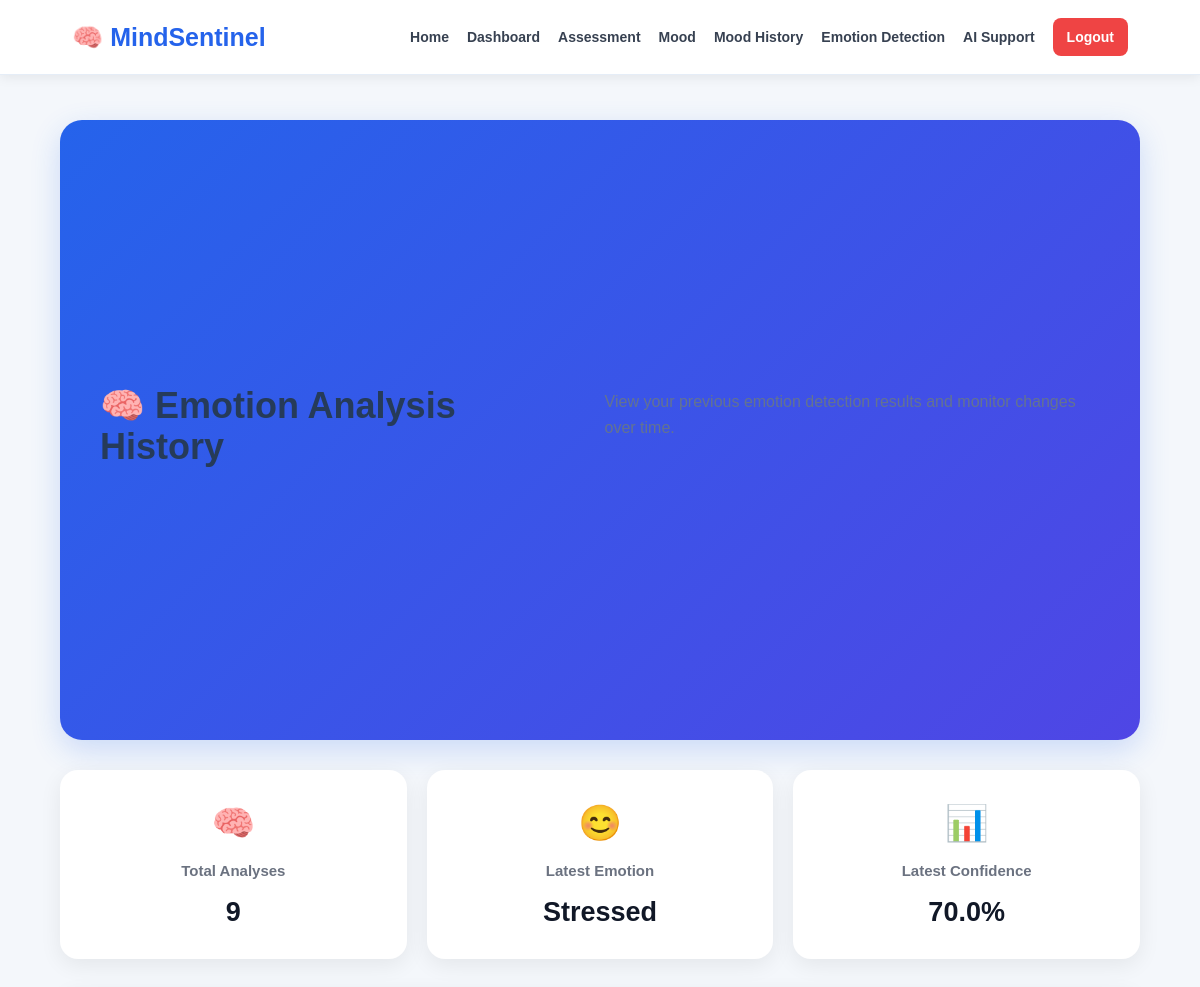
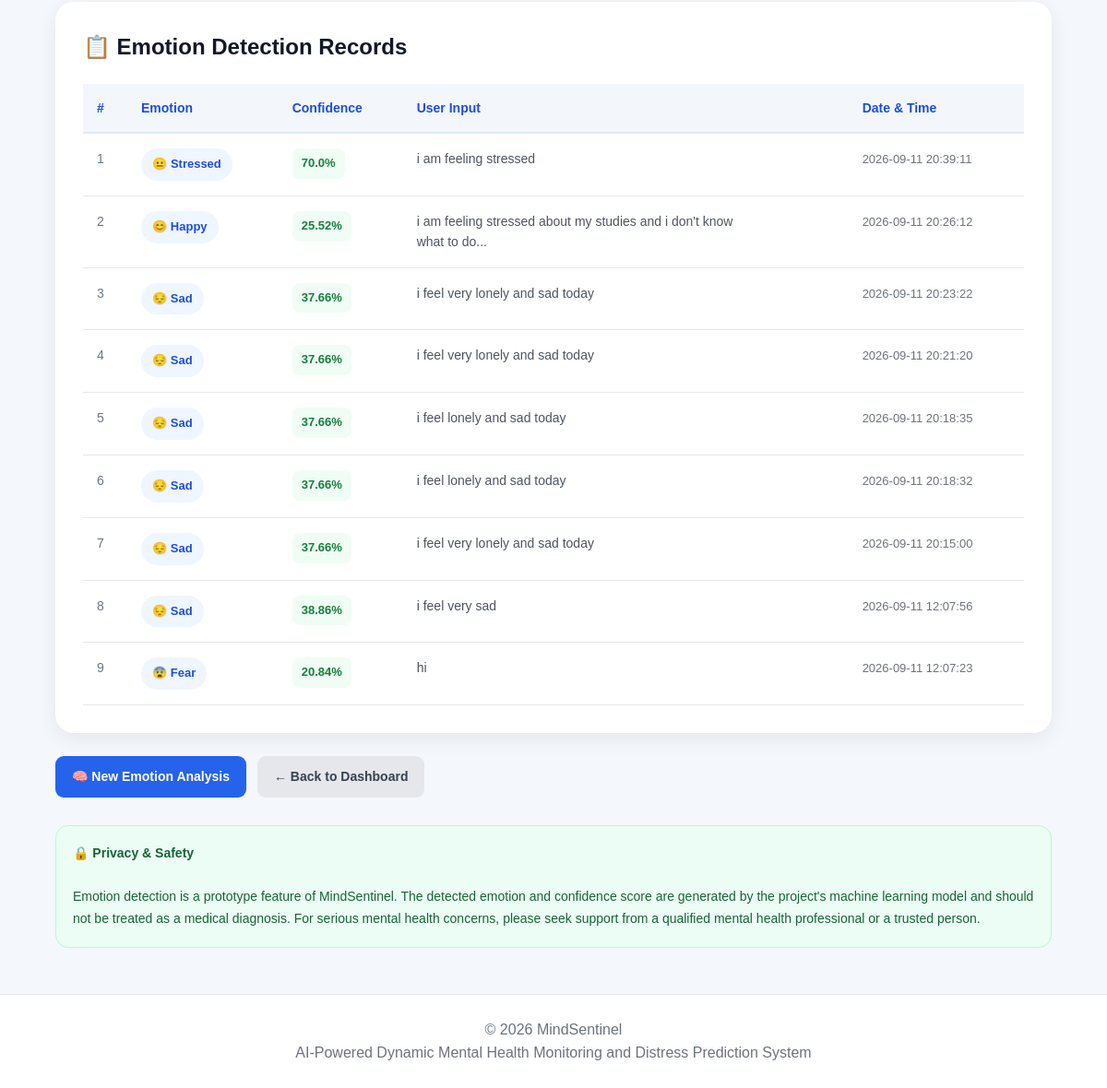
The page /emotion-history (signed in) on the database its author committed (2 pictures, top to bottom).
### tables this page shows
CREATE TABLE emotion_logs (

            id INTEGER PRIMARY KEY AUTOINCREMENT,

            user_email TEXT NOT NULL,

            input_text TEXT NOT NULL,

            detected_emotion TEXT NOT NULL,

            confidence REAL NOT NULL,

            created_at
            TIMESTAMP DEFAULT CURRENT_TIMESTAMP

        );

### app.py (the view, shortened to what this page needs)
@app.route("/emotion-history")
def emotion_history():
    emotions = get_all_emotions(
        session["user_email"]
    )
    return render_template(
        "emotion_history.html",
        emotions=emotions
    )

### database.py (called while the page is built)
def get_db_connection():
    conn = sqlite3.connect(
        DATABASE
    )
    conn.row_factory = sqlite3.Row
    return conn

def get_all_emotions(
    user_email
):
    conn = get_db_connection()
    results = conn.execute("""
        SELECT
            detected_emotion,
            confidence,
            input_text,
            created_at

        FROM emotion_logs

        WHERE user_email = ?

        ORDER BY id DESC
    """, (
        user_email,
    )).fetchall()
    conn.close()
    return results

### templates/emotion_history.html (shortened to what this page needs)
<!DOCTYPE html>
<html lang="en">
<head>
    <link rel="stylesheet"
          href="{{ url_for('static', filename='css/style.css') }}">
</head>
<body>
<header class="navbar">
    <div class="logo">
        🧠 MindSentinel
    </div>
    <nav class="nav-links">
        <a href="{{ url_for('home') }}">
            Home
        </a>
        <a href="{{ url_for('dashboard') }}">
            Dashboard
        </a>
        <a href="{{ url_for('assessment') }}">
            Assessment
        </a>
        <a href="{{ url_for('mood') }}">
            Mood
        </a>
        <a href="{{ url_for('mood_history') }}">
            Mood History
        </a>
        <a href="{{ url_for('emotion') }}">
            Emotion Detection
        </a>
        <a href="{{ url_for('ai_support') }}">
            AI Support
        </a>
        <a href="{{ url_for('logout') }}"
           class="logout-btn">
            Logout
        </a>
    </nav>
</header>
<main class="container">
    <section class="hero">
        <h1>
            🧠 Emotion Analysis History
        </h1>
        <p>
            View your previous emotion detection results
            and monitor changes over time.
        </p>
    </section>
    <section class="summary-grid">
        <div class="summary-card">
            <div class="summary-icon">
                🧠
            </div>
            <h3>
                Total Analyses
            </h3>
            <div class="summary-value">
                {{ emotions|length }}
            </div>
        </div>
        <div class="summary-card">
            <div class="summary-icon">
                😊
            </div>
            <h3>
                Latest Emotion
            </h3>
            <div class="summary-value">
                {% if emotions %}
                    {{ emotions[0]["detected_emotion"] }}
                {% else %}
                    --
                {% endif %}
            </div>
        </div>
        <div class="summary-card">
            <div class="summary-icon">
                📊
            </div>
            <h3>
                Latest Confidence
            </h3>
            <div class="summary-value">
                {% if emotions %}
                    {{ emotions[0]["confidence"] }}%
                {% else %}
                    --
                {% endif %}
            </div>
        </div>
    </section>
    <section class="history-card">
        <h2>
            📋 Emotion Detection Records
        </h2>
        {% if emotions %}
        <div class="table-wrapper">
            <table>
                <thead>
                    <tr>
                        <th>
                            #
                        </th>
                        <th>
                            Emotion
                        </th>
                        <th>
                            Confidence
                        </th>
                        <th>
                            User Input
                        </th>
                        <th>
                            Date & Time
                        </th>
                    </tr>
                </thead>
                <tbody>
                    {% for emotion in emotions %}
                    <tr>
                        <td>
                            {{ loop.index }}
                        </td>
                        <td>
                            <span class="emotion-badge">
                                {% if emotion["detected_emotion"] == "Happy" %}
                                    😊 Happy
                                {% elif emotion["detected_emotion"] == "Sad" %}
                                    😔 Sad
                                {% elif emotion["detected_emotion"] == "Angry" %}
                                    😠 Angry
                                {% elif emotion["detected_emotion"] == "Fear" %}
                                    😨 Fear
                                {% else %}
                                    😐 {{ emotion["detected_emotion"] }}
                                {% endif %}
                            </span>
                        </td>
                        <td>
                            <span class="confidence-badge">
                                {{ emotion["confidence"] }}%
                            </span>
                        </td>
                        <td>
                            <div class="input-text">
                                {{ emotion["input_text"] }}
                            </div>
                        </td>
                        <td>
                            <span class="date-text">
                                {{ emotion["created_at"] }}
                            </span>
                        </td>
                    </tr>
                    {% endfor %}
                </tbody>
            </table>
        </div>
        {% endif %}
    </section>
    <div class="button-group">
        <a href="{{ url_for('emotion') }}"
           class="btn primary-btn">
            🧠 New Emotion Analysis
        </a>
        <a href="{{ url_for('dashboard') }}"
           class="btn secondary-btn">
            ← Back to Dashboard
        </a>
    </div>
    <section class="privacy">
        <strong>
            🔒 Privacy & Safety
        </strong>
        <br><br>
        Emotion detection is a prototype feature of
        MindSentinel. The detected emotion and confidence
        score are generated by the project's machine
        learning model and should not be treated as a
        medical diagnosis.
        For serious mental health concerns, please seek
        support from a qualified mental health professional
        or a trusted person.
    </section>
</main>
<footer>
    © 2026 MindSentinel
    <br>
    AI-Powered Dynamic Mental Health Monitoring
    and Distress Prediction System
</footer>
</body>
</html>

### static/css/style.css (style rules this page uses)
* { margin: 0; padding: 0; box-sizing: border-box; }
html { scroll-behavior: smooth; }
body { font-family: Arial, Helvetica, sans-serif; color: #263b59; background: #f7faff; line-height: 1.6; }
a { text-decoration: none; color: inherit; }
.navbar { width: 100%; min-height: 75px; padding: 0 7%; background: #ffffff; display: flex; align-items: center; justify-content: space-between; border-bottom: 1px solid #e5edf7; position: sticky; top: 0; z-index: 1000; }
.logo { font-size: 24px; font-weight: 700; color: #263b59; white-space: nowrap; }
.nav-links { display: flex; align-items: center; gap: 30px; }
.nav-links a { color: #52627a; font-size: 15px; font-weight: 600; transition: 0.3s ease; }
.hero { min-height: 620px; padding: 80px 7%; display: flex; align-items: center; justify-content: space-between; gap: 60px; background: linear-gradient( 135deg, #f7faff 0%, #eef5fc 100% ); }
.hero h1 { font-size: 56px; line-height: 1.15; color: #263b59; margin-bottom: 25px; }
.hero p { max-width: 650px; color: #66758c; font-size: 17px; margin-bottom: 30px; }
.btn { display: inline-flex; align-items: center; justify-content: center; padding: 13px 26px; border-radius: 8px; font-weight: 600; transition: 0.3s ease; }
table { width: 100%; border-collapse: collapse; }
th, td { padding: 13px 14px; text-align: left; border-bottom: 1px solid #e7edf5; font-size: 14px; }
th { color: #263b59; background: #f3f7fc; }
td { color: #68778c; }

### rows shown on the page
emotion_logs: detected_emotion "Stressed", confidence "70.0", input_text "i am feeling stressed", created_at "2026-09-11 20:39:11"
emotion_logs: detected_emotion "😊 Happy", confidence "25.52", input_text "i am feeling stressed about my studies and i don't know what to do...", created_at "2026-09-11 20:26:12"
emotion_logs: detected_emotion "😔 Sad", confidence "37.66", input_text "i feel very lonely and sad today", created_at "2026-09-11 20:23:22"
emotion_logs: detected_emotion "😔 Sad", confidence "37.66", input_text "i feel very lonely and sad today", created_at "2026-09-11 20:21:20"
emotion_logs: detected_emotion "😔 Sad", confidence "37.66", input_text "i feel lonely and sad today", created_at "2026-09-11 20:18:35"
emotion_logs: detected_emotion "😔 Sad", confidence "37.66", input_text "i feel lonely and sad today", created_at "2026-09-11 20:18:32"
emotion_logs: detected_emotion "😔 Sad", confidence "37.66", input_text "i feel very lonely and sad today", created_at "2026-09-11 20:15:00"
emotion_logs: detected_emotion "😔 Sad", confidence "38.86", input_text "i feel very sad", created_at "2026-09-11 12:07:56"
emotion_logs: detected_emotion "😨 Fear", confidence "20.84", input_text "hi", created_at "2026-09-11 12:07:23"

### other values the page prints
{{ emotions|length }} "9"
